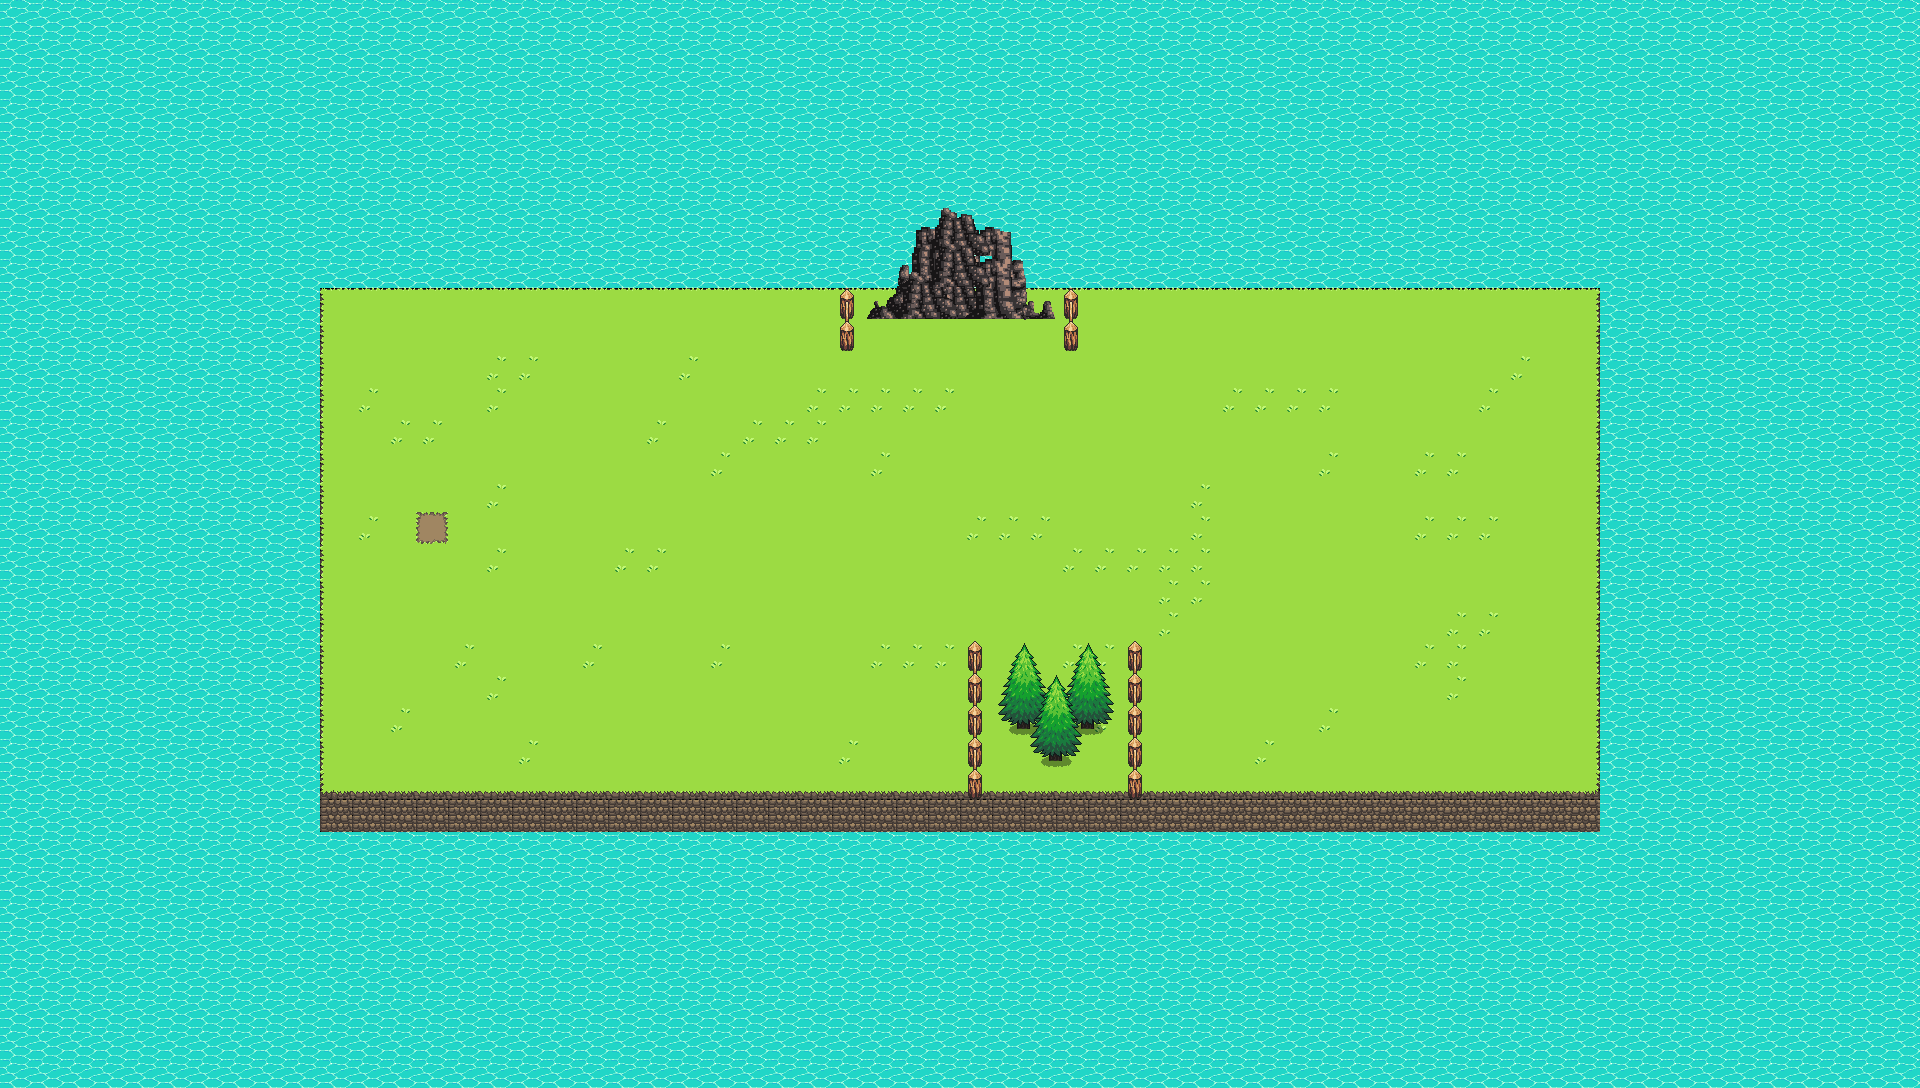

This game map was drawn from its Tiled (.tmx) file and the tilesets committed beside it. A one-line description and the trimmed map source follow:
An orthogonal 60x34 tile map with 32x32 px tiles, 5 tile layers (Слой тайлов 1, Слой тайлов 2, Слой тайлов 4, Слой тайлов 3, ...), 4 tilesets.

<map version="1.10" tiledversion="1.10.2" orientation="orthogonal" renderorder="right-down" width="60" height="34" tilewidth="32" tileheight="32" infinite="0" nextlayerid="7" nextobjectid="1">
 <tileset firstgid="1" source="terrain_tiles_v2.tsx" />
 <tileset firstgid="161" source="assets_spritesheet_v2_free.tsx" />
 <tileset firstgid="305" source="fence_tiles.tsx" />
 <tileset firstgid="321" source="RockPack-FadedBrown.tsx" />
 <layer id="1" name="Слой тайлов 1" width="60" height="34">
  <data>[2040 cells, 2040 non-empty, 14 distinct tile ids]</data>
 </layer>
 <layer id="2" name="Слой тайлов 2" width="60" height="34">
  <data>[2040 cells, 25 non-empty, 19 distinct tile ids]</data>
 </layer>
 <layer id="5" name="Слой тайлов 4" width="60" height="34">
  <data>[2040 cells, 9 non-empty, 5 distinct tile ids]</data>
 </layer>
 <layer id="4" name="Слой тайлов 3" width="60" height="34">
  <data>[2040 cells, 32 non-empty, 17 distinct tile ids]</data>
 </layer>
 <layer id="6" name="Слой тайлов 5" width="60" height="34">
  <data>[2040 cells, 4 non-empty, 4 distinct tile ids]</data>
 </layer>
</map>
